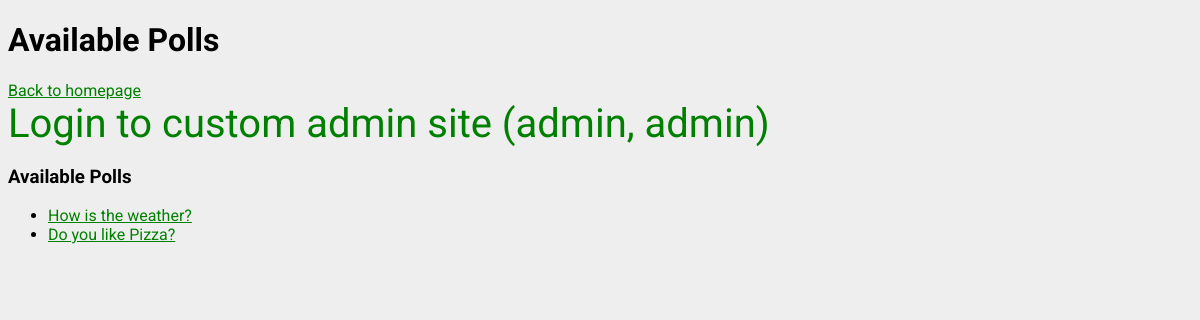
/pollsindex/, run on an earlier commit of the app's database.
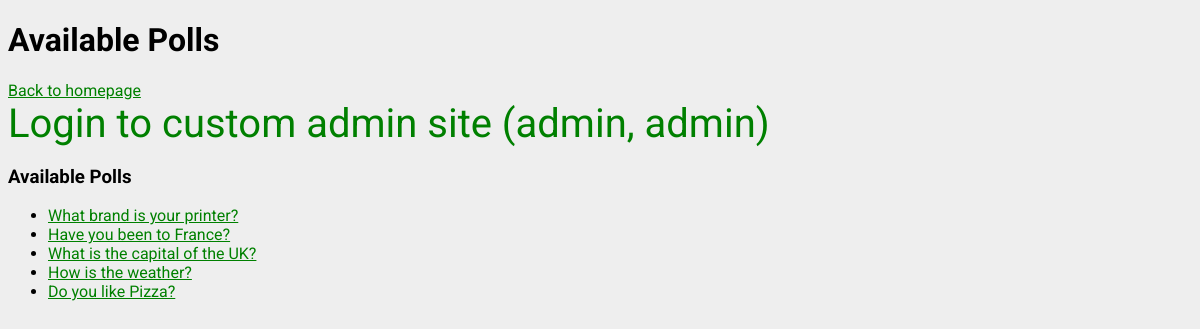
And on a later commit of the database.
### polls/models.py (models this page shows, shortened)
class Question(models.Model):
    question_text = models.CharField(max_length=255)
    pub_date = models.DateTimeField('date published', default=timezone.now)

### polls/views.py (the view)
# urls.py: path('pollsindex/', views.PollsIndexView.as_view(), name='pollsindex'),
class PollsIndexView(generic.ListView):
    template_name = 'polls/pollsindex.html'
    context_object_name = 'latest_question_list'
    def get_queryset(self):
        return Question.objects.filter(pub_date__lte=timezone.now()).order_by('-pub_date')[:5]

### polls/templates/polls/pollsindex.html (shortened to what this page needs)
<!DOCTYPE html>
<html lang="en">
  <head>
    {% load static %}
    <link
      rel="stylesheet"
      type="text/css"
      href="{% static 'polls/style.css' %}"
    />
  </head>
  <body>
  <h1>Available Polls</h1>
  <a link href="{% url 'polls:index' %}">Back to homepage</a><br>
  <a class="a_large" link href="/admin">Login to custom admin site (admin, admin)</a>
    {% if latest_question_list %}
    <h3>Available Polls</h3>
    <ul>
      {% for question in latest_question_list %}
      <li>
        <a href="{% url 'polls:detail' question.id %}"
          >{{ question.question_text }}</a
        >
      </li>
      {% endfor %}
    </ul>
    {% else %}
    <h3>No polls are available.</h3>
    {% endif %}
  </body>
</html>

What changed in the data, as far as the page shows it:
added Question: question_text "What brand is your printer?"
now on this page (row edited): Question: question_text "Have you been to France?"
added Question: question_text "What is the capital of the UK?"
